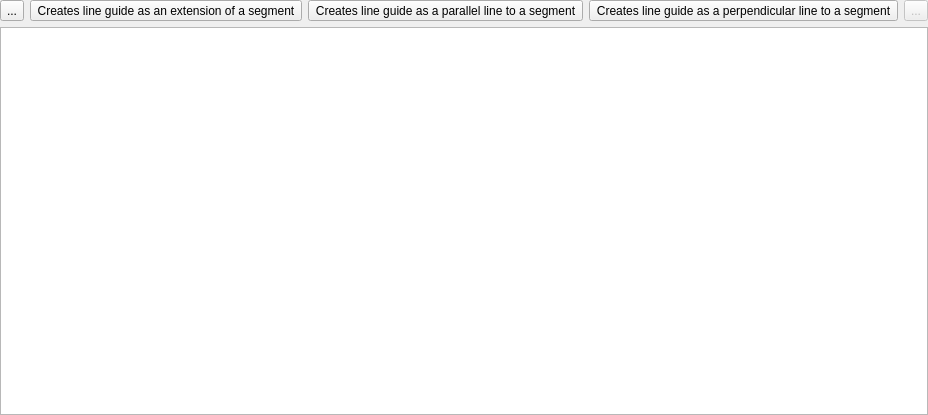
<?xml version="1.0" encoding="UTF-8"?>
<ui version="4.0">
 <class>QgsDigitizingGuideWidget</class>
 <widget class="QWidget" name="QgsDigitizingGuideWidget">
  <property name="geometry">
   <rect>
    <x>0</x>
    <y>0</y>
    <width>562</width>
    <height>415</height>
   </rect>
  </property>
  <property name="windowTitle">
   <string>Form</string>
  </property>
  <layout class="QGridLayout" name="gridLayout">
   <property name="leftMargin">
    <number>0</number>
   </property>
   <property name="topMargin">
    <number>0</number>
   </property>
   <property name="rightMargin">
    <number>0</number>
   </property>
   <property name="bottomMargin">
    <number>0</number>
   </property>
   <item row="0" column="0">
    <layout class="QHBoxLayout" name="horizontalLayout">
     <item>
      <widget class="QToolButton" name="mDistanceToPointsButton">
       <property name="toolTip">
        <string>Creates point guide from distance to 2 points</string>
       </property>
       <property name="text">
        <string>...</string>
       </property>
       <property name="icon">
        <iconset resource="../../images/images.qrc">
         <normaloff>:/images/themes/default/mActionGuideDistanceToPoints.svg</normaloff>:/images/themes/default/mActionGuideDistanceToPoints.svg</iconset>
       </property>
      </widget>
     </item>
     <item>
      <widget class="QToolButton" name="mLineExtensionButton">
       <property name="text">
        <string>Creates line guide as an extension of a segment</string>
       </property>
       <property name="icon">
        <iconset resource="../../images/images.qrc">
         <normaloff>:/images/themes/default/mActionGuideLineProlongation.svg</normaloff>:/images/themes/default/mActionGuideLineProlongation.svg</iconset>
       </property>
      </widget>
     </item>
     <item>
      <widget class="QToolButton" name="mLineParallelButton">
       <property name="text">
        <string>Creates line guide as a parallel line to a segment</string>
       </property>
       <property name="icon">
        <iconset resource="../../images/images.qrc">
         <normaloff>:/images/themes/default/mActionGuideLineParallel.svg</normaloff>:/images/themes/default/mActionGuideLineParallel.svg</iconset>
       </property>
      </widget>
     </item>
     <item>
      <widget class="QToolButton" name="mLinePerpendicularButton">
       <property name="text">
        <string>Creates line guide as a perpendicular line to a segment</string>
       </property>
       <property name="icon">
        <iconset resource="../../images/images.qrc">
         <normaloff>:/images/themes/default/mActionGuideLinePerpendicular.svg</normaloff>:/images/themes/default/mActionGuideLinePerpendicular.svg</iconset>
       </property>
      </widget>
     </item>
     <item>
      <spacer name="horizontalSpacer">
       <property name="orientation">
        <enum>Qt::Horizontal</enum>
       </property>
       <property name="sizeHint" stdset="0">
        <size>
         <width>40</width>
         <height>20</height>
        </size>
       </property>
      </spacer>
     </item>
     <item>
      <widget class="QToolButton" name="mRemoveGuideButton">
       <property name="enabled">
        <bool>false</bool>
       </property>
       <property name="toolTip">
        <string>Remove Selected Guides</string>
       </property>
       <property name="text">
        <string>...</string>
       </property>
       <property name="icon">
        <iconset resource="../../images/images.qrc">
         <normaloff>:/images/themes/default/symbologyRemove.svg</normaloff>:/images/themes/default/symbologyRemove.svg</iconset>
       </property>
      </widget>
     </item>
    </layout>
   </item>
   <item row="1" column="0">
    <widget class="QTableView" name="mGuidesTable"/>
   </item>
  </layout>
 </widget>
 <resources>
  <include location="../../images/images.qrc"/>
 </resources>
 <connections/>
</ui>
